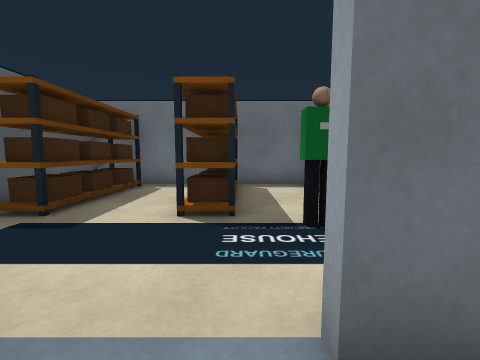
[1] (above)

18 first-person views from a walk through a Webots world. The camera is 0.9 m above the floor, tilts 6° down and sees 90° across. The floor is counted in squares, 1 m on a side. Each view is taken from the middle of a square. On the plan, view 1 faces up. The plan holds only what a view shows up to about 10 squares ahead; the rest is blank. The robots in the file are not drawn.

[2]
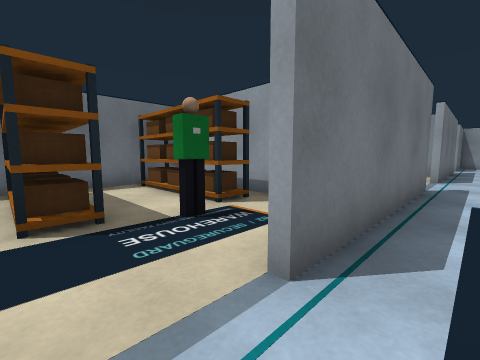

[3]
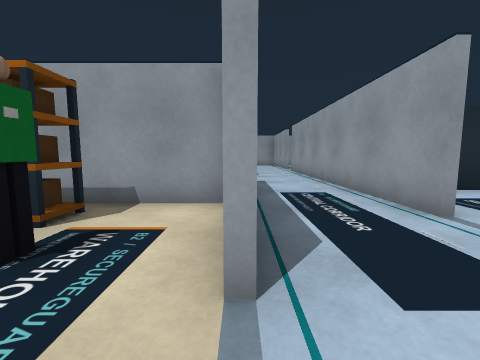

[4]
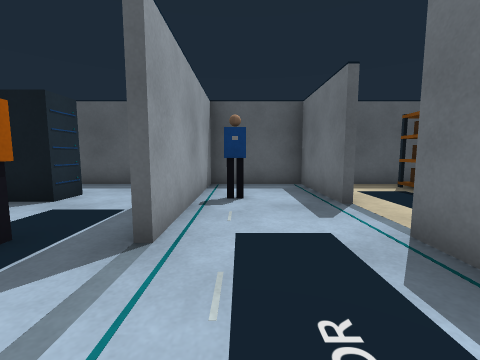

[5]
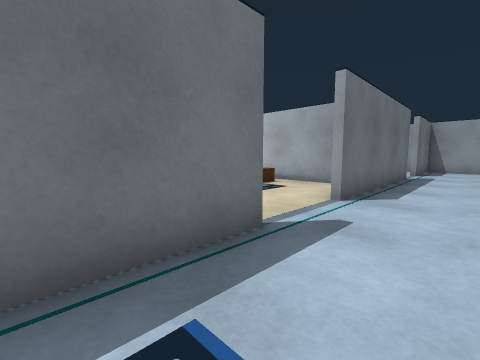

[6]
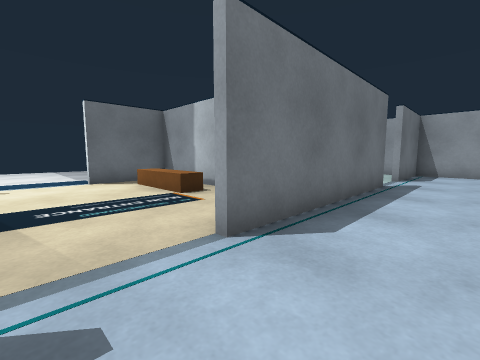

[7]
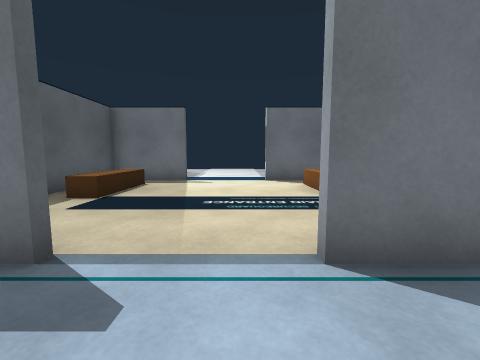

[8]
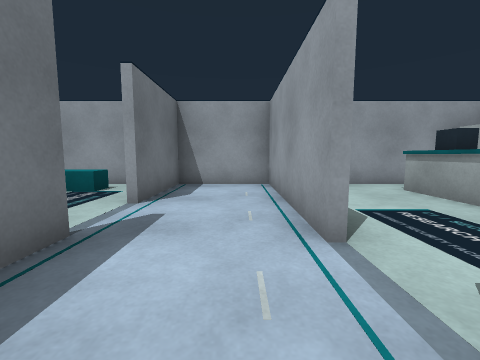

[9]
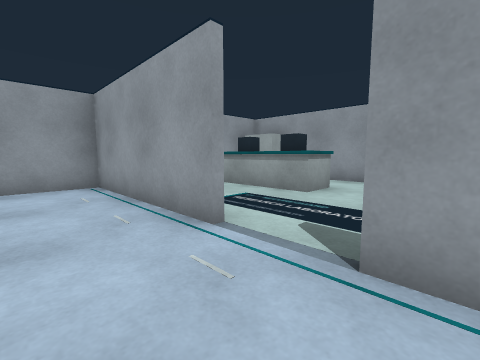

[10]
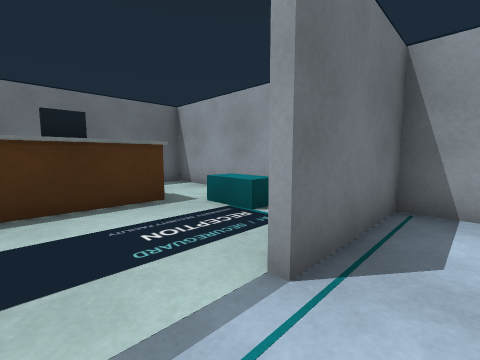

[11]
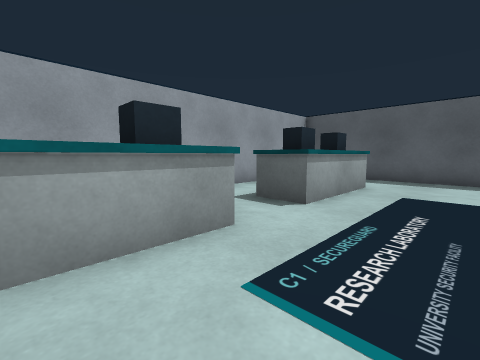

[12]
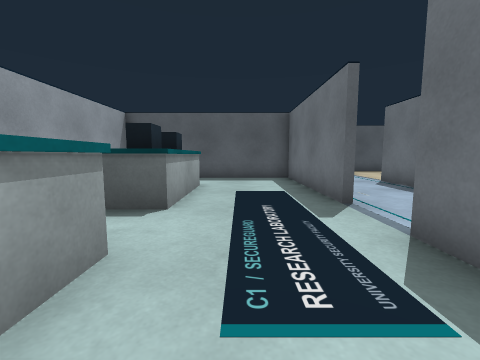

[13]
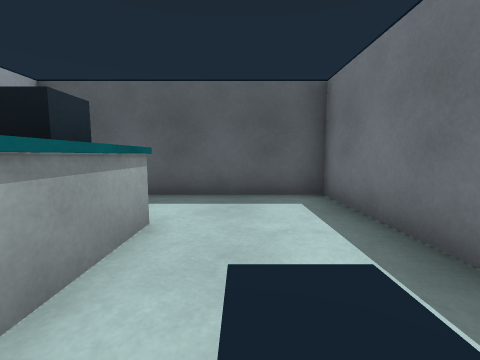

[14]
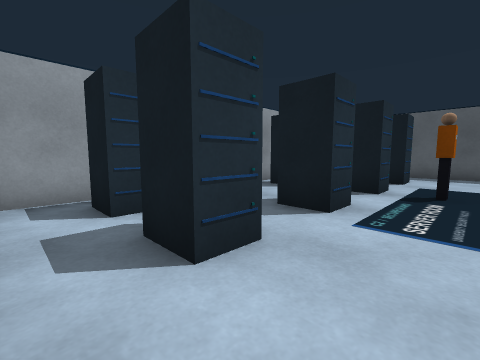

[15]
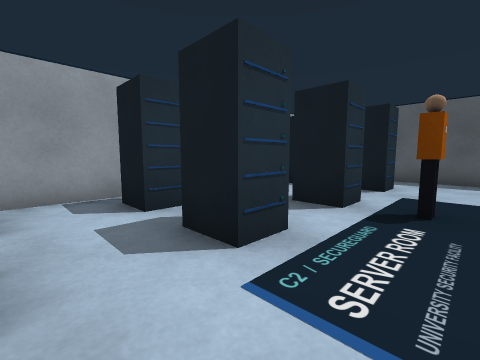

[16]
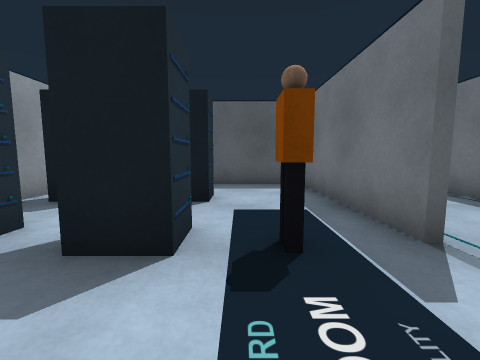

[17]
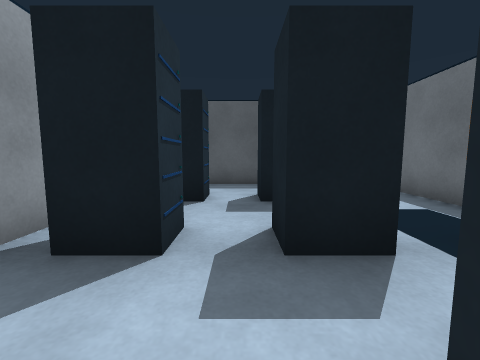

[18]
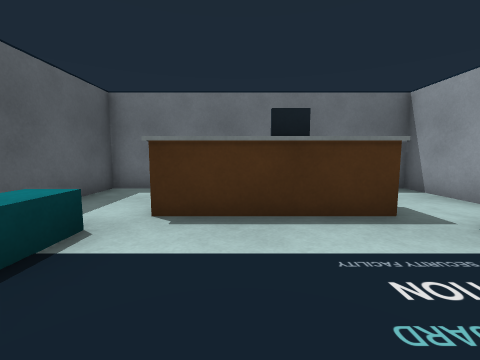

### Floor plan
Points are (right, up) in squares from view 1. A wall is a line through its corners. A room is listed if a view was taken in it or the views show most of it. See-through windows are left out.
Room 1 (views 1, 2, 3, 4, 5, 6, 7, 8, 9, 10, 18)
walls: (6.4, 0.9) (0.4, 0.9); (2.4, -1.9) (9.1, -1.9); (11.9, -1.9) (12.6, -1.9); (14.4, -1.9) (19.4, -1.9) (19.4, 0.9) (16.4, 0.9); (14.6, 0.9) (8.6, 0.9); (-1.4, 0.9) (-4.4, 0.9) (-4.4, -1.9) (0.6, -1.9)
ways out: opening at (13.5, -2) to room 2; opening at (1.5, -2) to room 3; opening at (-0.5, 1) to room 4; opening at (7.5, 1) to room 5; opening at (15.5, 1) to room 6
objects: other object (-2, -1)
Room 2 (views 11, 12, 13)
walls: (15.2, -2.1) (14.4, -2.1); (12.6, -2.1) (7.6, -2.1) (7.6, -8); (19.4, -7.5) (19.4, -4.4); (7.5, -8.4) (18, -8.4)
ways out: opening at (13.5, -2) to room 1
objects: blue box (10, -6) to (11, -6); cyan box (10, -5) to (13, -5); blue box (12, -6) to (13, -6); blue box (15, -6) to (16, -6); cyan box (15, -5) to (18, -5); blue box (17, -6) to (18, -6); white box (18, -8) to (19, -8)
Room 3 (views 14, 15, 16, 17)
walls: (0.6, -2.1) (-4, -2.1); (0, -8.4) (0.8, -8.4); (3.1, -8.4) (7.1, -8.4); (-2.5, -8.4) (-1.8, -8.4); (-4.4, -2.6) (-4.4, -7)
ways out: opening at (1.5, -2) to room 1
objects: blue box (-2, -7); blue box (-2, -5); blue box (0, -7) to (1, -7); blue box (1, -5); person (1, -4); blue box (3, -7); blue box (3, -5); blue box (5, -7) to (6, -7); other object (5, -5); blue box (6, -5)
Room 4 (no view inside)
walls: (3.4, 1.2) (3.4, 4.5); (3.6, 7.4) (-4.4, 7.4) (-4.4, 2.5)
ways out: opening at (-0.5, 1) to room 1
objects: shelf (-3, 4) to (-3, 7); shelf (-1, 4) to (0, 7); other object (1, 3); shelf (2, 4) to (2, 7)
Room 5 (no view inside)
walls: (6.1, 7.4) (3.6, 7.4); (11.4, 1.4) (11.4, 7.5); (11.9, 7.4) (8.9, 7.4)
ways out: opening at (7.5, 1) to room 1; opening at (7.5, 7)
objects: bench (4, 4) to (5, 6); bench (10, 4) to (10, 6)
Room 6 (no view inside)
walls: (19.4, 2.5) (19.4, 7.4) (11.9, 7.4); (11.6, 7.5) (11.6, 4.2)
ways out: opening at (15.5, 1) to room 1
objects: cyan box (13, 3) to (13, 4); white box (14, 5) to (15, 5); blue box (16, 5); cyan box (18, 3) to (18, 4)

Positions as (right, up) in squares from view 1, and headings:
1: (0, 0), facing up
2: (-1, 0), facing up-right
3: (-1, 1), facing right
4: (3, -1), facing left
5: (4, -1), facing up-right
6: (7, -1), facing up-right
7: (8, -1), facing up
8: (12, -1), facing right
9: (12, 0), facing down-right
10: (15, 0), facing up-right
11: (17, -3), facing down-left
12: (17, -4), facing left
13: (13, -4), facing left
14: (7, -3), facing down-left
15: (5, -3), facing down-left
16: (3, -4), facing left
17: (3, -6), facing left
18: (15, 1), facing up
